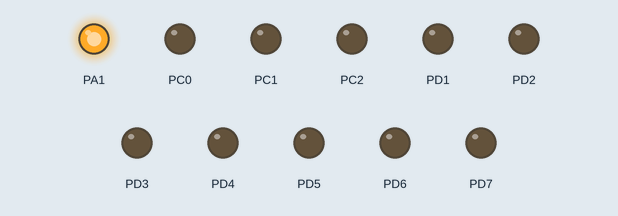
The program below on a simulated ATmega32, built with avr-gcc and emulated at 8 MHz. On the bench: output pins drawn as LEDs (lit = HIGH). Wiring (inferred from the names in the program): 24Cxx EEPROM at I2C address 0x50. EEPROM starts erased; pins used as bus, display or sensor lines are not drawn. At 0.1 s the program stops and its outputs stay as they are.

Above: at 0.1 s.
Timing chart, 0 to 1.6 s (numbered marks = the images above):
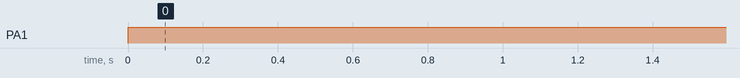

Measured:
- by itself, PA1: LOW → HIGH at 0.00 s

The program:

main.c
```c
/****************************************************************/
/***************  Name   : Mohamed Khodary **********************/
/***************  Date   : 01/10/2023      **********************/
/****************************************************************/

/* Defines */
#define F_CPU 8000000UL

/* LIB */
#include "STD_TYPES.h"
#include "BIT_MATH.h"
#include <avr/io.h>
#include "util/delay.h"
#include <stdlib.h>
#include <stdio.h>
#include <string.h>

/*MCAL*/
#include "DIO_interface.h"
#include "LCD_interface.h"
#include "I2C_interface.h"

/* HAL */

/* Functions Declaration */
void delay_ms(u16 milliseconds);

int main(void) {

	/* Initialization Functions */
	DIO_voidInit();
	LCD_voidInit();
	I2C_voidMasterInit();

	/* Local Variables */
	u8 u8LocaReturnData;


	/* Write data on EEPROM */
	EEPROM_u8WriteDataByte(2, 23);

	/* You have to wait some time before read the data */
	delay_ms(10);

	/* Read data from EEPROM */
	EEPROM_u8ReadDataByte(2, &u8LocaReturnData);

	/* Print data on the LCD */
	LCD_voidSendIntger(u8LocaReturnData);

	/* Super Loop */
	while (1) {

	}

	return 0;
}

/* Functions Implementation */
void delay_ms(u16 milliseconds) {
	while (milliseconds--) {
		_delay_ms(1);
	}
}
```

EEPROM_interface.h
```c
/****************************************************************/
/***************  Name   : Mohamed Khodary **********************/
/***************  Date   : 01/10/2023      **********************/
/***************  SWC    : EEPROM          **********************/
/*************** Version : 1.0             **********************/
/****************************************************************/

#ifndef EEPROM_INTERFACE_H_
#define EEPROM_INTERFACE_H_


u8 EEPROM_u8WriteDataByte(u16 Copy_u16ByteAddress, u8 Copy_u8Data);

u8 EEPROM_u8ReadDataByte(u16 Copy_u16ByteAddress, u8 * Copy_pu8ReturnData);


#endif /* EEPROM_INTERFACE_H_ */
```

EEPROM_program.c
```c
/****************************************************************/
/***************  Name   : Mohamed Khodary **********************/
/***************  Date   : 01/10/2023      **********************/
/***************  SWC    : EEPROM          **********************/
/*************** Version : 1.0             **********************/
/****************************************************************/

#include "STD_TYPES.h"
#include "BIT_MATH.h"

#include "I2C_interface.h"

#include "EEPROM_interface.h"
#include "EEPROM_private.h"
#include "EEPROM_config.h"


/*0b01010A2A1A0*/

u8 EEPROM_u8WriteDataByte(u16 Copy_u16ByteAddress, u8 Copy_u8Data)
{
	u8 Local_u8ReturnState = 1;
	/* Start Condition */
	I2C_enuSendStartCondition();

	/* Slave Add With Write Operation */
	I2C_enuSendSlaveAddWithWrite( ((EEPROM_FIXED_ADDRESS) |(EEPROM_A2_VALUE<<2) |((Copy_u16ByteAddress >> 8) & 3)) );

	/* Send The Rest of the Byte Address */
	I2C_enuMasterSendDataByte((u8)Copy_u16ByteAddress);

	/* Send The Data Byte */
	I2C_enuMasterSendDataByte(Copy_u8Data);

	/* Stop Condition */
	I2C_voidSendStopCondition();

	return Local_u8ReturnState;
}

u8 EEPROM_u8ReadDataByte(u16 Copy_u16ByteAddress, u8 * Copy_pu8ReturnData)
{
	u8 Local_u8ReturnState = 1;

	/* Start Condition */
	I2C_enuSendStartCondition();
	/* Slave Add With Write Operation */
	I2C_enuSendSlaveAddWithWrite( ((EEPROM_FIXED_ADDRESS) |(EEPROM_A2_VALUE<<2) |((Copy_u16ByteAddress >> 8) & 3)) );
	/* Send The Rest of the Byte Address */
	I2C_enuMasterSendDataByte((u8)Copy_u16ByteAddress);

	/* Repeated Start Condition */
	I2C_enuSendRepeatedStartCondition();
	/* Slave Add With Read Operation */
	I2C_enuSendSlaveAddWithRead( ((EEPROM_FIXED_ADDRESS) |(EEPROM_A2_VALUE<<2) |((Copy_u16ByteAddress >> 8) & 3)) );

	/* Read Data */
	I2C_enuMasterReadDataByte(Copy_pu8ReturnData);

	/* Stop Condition */
	I2C_voidSendStopCondition();

	return Local_u8ReturnState;
}
```

I2C_interface.h
```c
/****************************************************************/
/***************  Name   : Mohamed Khodary **********************/
/***************  Date   : 01/10/2023      **********************/
/***************  SWC    : I2C             **********************/
/*************** Version : 1.0             **********************/
/****************************************************************/

#ifndef I2C_INTERFACE_H_
#define I2C_INTERFACE_H_


typedef enum
{
	I2C_Ok,
	I2C_SC_Error,
	I2C_RSC_Error,
	I2C_MT_SLA_W_Error,
	I2C_MR_SLA_R_Error,
	I2C_MT_Data_Error,
	I2C_MR_Data_Error
}I2C_Error_State;


void I2C_voidMasterInit(void);

void I2C_voidSlaveInit(u8 Copy_u8Address);

I2C_Error_State I2C_enuSendStartCondition(void);

I2C_Error_State I2C_enuSendRepeatedStartCondition(void);

I2C_Error_State I2C_enuSendSlaveAddWithWrite(u8 Copy_u8SlaveAdd);

I2C_Error_State I2C_enuSendSlaveAddWithRead(u8 Copy_u8SlaveAdd);

I2C_Error_State I2C_enuMasterSendDataByte(u8 Copy_u8Data);

I2C_Error_State I2C_enuMasterReadDataByte(u8 * Copy_pu8ReturnData);

void I2C_voidSendStopCondition(void);


#endif /* I2C_INTERFACE_H_ */
```

I2C_program.c
```c
/****************************************************************/
/***************  Name   : Mohamed Khodary **********************/
/***************  Date   : 01/10/2023      **********************/
/***************  SWC    : I2C             **********************/
/*************** Version : 1.0             **********************/
/****************************************************************/

#include "STD_TYPES.h"
#include "BIT_MATH.h"

#include "I2C_interface.h"
#include "I2C_private.h"
#include "I2C_config.h"
#include "I2C_reg.h"
void I2C_voidMasterInit(void)
{
	//Set Prescalar Value 0
	CLR_BIT(TWSR,TWSR_TWPS0);
	CLR_BIT(TWSR,TWSR_TWPS1);
	//CLK 400kHZ
	TWBR = 32;

	//Enable Ack
	SET_BIT(TWCR,TWCR_TWEA);
	//Enable I2C Peripheral
	SET_BIT(TWCR,TWCR_TWEN);
}

void I2C_voidSlaveInit(u8 Copy_u8Address)
{
	TWAR = Copy_u8Address<<1;

	//Enable Ack
	SET_BIT(TWCR,TWCR_TWEA);
	//Enable I2C Peripheral
	SET_BIT(TWCR,TWCR_TWEN);

}

I2C_Error_State I2C_enuSendStartCondition(void)
{
	I2C_Error_State Local_enuReturnState = I2C_Ok;

	/* Send Start Condition */
	SET_BIT(TWCR,TWCR_TWSTA);

	/* Clear Flag */
	SET_BIT(TWCR,TWCR_TWINT);

	/* Polling on The Flag */
	while(GET_BIT(TWCR,TWCR_TWINT) == 0);

	/* Check on ACK */
	if((TWSR & 0xF8) != I2C_SC_ACK)
	{
		Local_enuReturnState = I2C_SC_Error;
	}

	return Local_enuReturnState;
}

I2C_Error_State I2C_enuSendRepeatedStartCondition(void)
{
	I2C_Error_State Local_enuReturnState = I2C_Ok;

	/* Send Start Condition */
	SET_BIT(TWCR,TWCR_TWSTA);

	/* Clear Flag */
	SET_BIT(TWCR,TWCR_TWINT);

	/* Polling on The Flag */
	while(GET_BIT(TWCR,TWCR_TWINT) == 0);

	/* Check on ACK */
	if((TWSR & 0xF8) != I2C_RSC_ACK)
	{
		Local_enuReturnState = I2C_RSC_Error;
	}

	return Local_enuReturnState;
}

I2C_Error_State I2C_enuSendSlaveAddWithWrite(u8 Copy_u8SlaveAdd)     /*0b01011000*/
{
	I2C_Error_State Local_enuReturnState = I2C_Ok;

	TWDR = Copy_u8SlaveAdd<<1;

	/* Write operation */
	CLR_BIT(TWDR,0);

	/* Clear Start Condition Bit */
	CLR_BIT(TWCR,TWCR_TWSTA);

	/* Clear Flag */
	SET_BIT(TWCR,TWCR_TWINT);

	/* Polling on The Flag */
	while(GET_BIT(TWCR,TWCR_TWINT) == 0);

	/* Check on ACK */
	if((TWSR & 0xF8) != I2C_MT_SLA_W_ACK)
	{
		Local_enuReturnState = I2C_MT_SLA_W_Error;
	}

	return Local_enuReturnState;
}

I2C_Error_State I2C_enuSendSlaveAddWithRead(u8 Copy_u8SlaveAdd)
{
	I2C_Error_State Local_enuReturnState = I2C_Ok;

	TWDR = Copy_u8SlaveAdd<<1;

	/* Write operation */
	SET_BIT(TWDR,0);

	/* Clear Start Condition Bit */
	CLR_BIT(TWCR,TWCR_TWSTA);

	/* Clear Flag */
	SET_BIT(TWCR,TWCR_TWINT);

	/* Polling on The Flag */
	while(GET_BIT(TWCR,TWCR_TWINT) == 0);

	/* Check on ACK */
	if((TWSR & 0xF8) != I2C_MR_SLA_R_ACK)
	{
		Local_enuReturnState = I2C_MR_SLA_R_Error;
	}

	return Local_enuReturnState;

}

I2C_Error_State I2C_enuMasterSendDataByte(u8 Copy_u8Data)
{
	I2C_Error_State Local_enuReturnState = I2C_Ok;
	TWDR = Copy_u8Data;

	/* Clear Flag */
	SET_BIT(TWCR,TWCR_TWINT);

	/* Polling on The Flag */
	while(GET_BIT(TWCR,TWCR_TWINT) == 0);

	/* Check on ACK */
	if((TWSR & 0xF8) != I2C_MT_DATA_ACK)
	{
		Local_enuReturnState = I2C_MT_Data_Error;
	}


	return Local_enuReturnState;
}

I2C_Error_State I2C_enuMasterReadDataByte(u8 * Copy_pu8ReturnData)
{
	I2C_Error_State Local_enuReturnState = I2C_Ok;

	/* Clear Flag To start The Operation */

	SET_BIT(TWCR,TWCR_TWINT);

	/* Polling on The Flag */
	while(GET_BIT(TWCR,TWCR_TWINT) == 0);

	/* Check on ACK */
	if((TWSR & 0xF8) != I2C_MR_DATA_ACK)
	{
		Local_enuReturnState = I2C_MR_Data_Error;
	}
	else
	{
		*Copy_pu8ReturnData = TWDR;
	}


	return Local_enuReturnState;
}

void I2C_voidSendStopCondition(void)
{
	/* Stop Condition */
	SET_BIT(TWCR,TWCR_TWSTO);

	/* Clear Flag */
	SET_BIT(TWCR,TWCR_TWINT);
}
```

I2C_reg.h
```c
/****************************************************************/
/***************  Name   : Mohamed Khodary **********************/
/***************  Date   : 01/10/2023      **********************/
/***************  SWC    : I2C             **********************/
/*************** Version : 1.0             **********************/
/****************************************************************/

#ifndef I2C_REG_H_
#define I2C_REG_H_

#define TWBR    *((volatile u8 *)0x20)
#define TWSR    *((volatile u8 *)0x21)
#define TWAR    *((volatile u8 *)0x22)
#define TWDR    *((volatile u8 *)0x23)
#define TWCR    *((volatile u8 *)0x56)

#endif /* I2C_REG_H_ */
```

EEPROM_config.h
```c
/****************************************************************/
/***************  Name   : Mohamed Khodary **********************/
/***************  Date   : 01/10/2023      **********************/
/***************  SWC    : EEPROM          **********************/
/*************** Version : 1.0             **********************/
/****************************************************************/

#ifndef EEPROM_CONFIG_H_
#define EEPROM_CONFIG_H_

#define EEPROM_A2_VALUE             0


#endif /* EEPROM_CONFIG_H_ */
```

I2C_config.h
```c
/****************************************************************/
/***************  Name   : Mohamed Khodary **********************/
/***************  Date   : 01/10/2023      **********************/
/***************  SWC    : I2C             **********************/
/*************** Version : 1.0             **********************/
/****************************************************************/

#ifndef I2C_CONFIG_H_
#define I2C_CONFIG_H_


#endif /* I2C_CONFIG_H_ */
```

LCD_config.h
```c
/****************************************************************/
/***************  Name   : Mohamed Khodary **********************/
/***************  Date   : 05/02/2023      **********************/
/***************  SWC    : LCD      	   **********************/
/*************** Version : 1.0             **********************/
/****************************************************************/

#ifndef LCD_CONFIG_H
#define LCD_CONFIG_H

/** OPTIONS: 1- DIO_u8_PORTA
			 2- DIO_u8_PORTB
			 3- DIO_u8_PORTC
			 4- DIO_u8_PORTD */

#define LCD_u8_CONTROL_PORT	DIO_u8_PORTA
#define LCD_u8_RS_PIN		DIO_u8_PIN3
//#define LCD_u8_RW_PIN		DIO_u8_PIN1
#define LCD_u8_E_PIN		DIO_u8_PIN2

#define LCD_u8_DATA_PORT	DIO_u8_PORTB
#define		LCD_u8_D0_PIN		DIO_u8_PIN5
#define		LCD_u8_D1_PIN		DIO_u8_PIN6
#define		LCD_u8_D2_PIN		DIO_u8_PIN7
#define		LCD_u8_D3_PIN		DIO_u8_PIN3

#define		LCD_u8_D4_PIN		DIO_u8_PIN0
#define		LCD_u8_D5_PIN		DIO_u8_PIN1
#define		LCD_u8_D6_PIN		DIO_u8_PIN2
#define		LCD_u8_D7_PIN		DIO_u8_PIN4

/** OPTIONS: 1- LCD_u8_MODE_8_BIT
 * 			 2- LCD_u8_MODE_4_BIT
 */

#define LCD_u8_MODE		LCD_u8_MODE_4_BIT

#endif
```

LCD_Extra.h
```c
/****************************************************************/
/***************  Name   : Mohamed Khodary **********************/
/***************  Date   : 05/02/2023      **********************/
/***************  SWC    : LCD      	   **********************/
/*************** Version : 1.0             **********************/
/****************************************************************/

#ifndef LCD_EXTRA_H_
#define LCD_EXTRA_H_

const u8  ExtraChar[]=
{
		0x02, 0x00, 0x17, 0x15, 0x1F, 0x00, 0x00, 0x00, //Char0
//		0x00, 0x00, 0x00, 0x04, 0x07, 0x04, 0x0C, 0x18, //Char1
//		0x04, 0x0A, 0x00, 0x15, 0x1F, 0x00, 0x00, 0x00, //Char2
//		0x06, 0x0E, 0x04, 0x04, 0x04, 0x04, 0x00, 0x00, //Char3
//		0x00, 0x00, 0x0E, 0x0A, 0x0E, 0x02, 0x04, 0x08, //Char4
//		0x00, 0x00, 0x00, 0x00, 0x07, 0x04, 0x0C, 0x18, //Char5
//		0x00, 0x00, 0x04, 0x0A, 0x1B, 0x0A, 0x04, 0x00, //Char6
//		0x00, 0x00, 0x07, 0x04, 0x1F, 0x00, 0x00, 0x00, //Char7
};


#endif /* LCD_EXTRA_H_ */
```

LCD_interface.h
```c
/****************************************************************/
/***************  Name   : Mohamed Khodary **********************/
/***************  Date   : 05/02/2023      **********************/
/***************  SWC    : LCD      	   **********************/
/*************** Version : 1.0             **********************/
/****************************************************************/

#ifndef LCD_INTERFACE_H
#define LCD_INTERFACE_H

#define LCD_CLEAR         	    0x01          /* replace all characters with ASCII 'space'                       */
#define LCD_HOME            	0x02          /* return cursor to first position on first line                   */
#define LCD_ENTRYMODE       	0x06          // shift cursor from left to right on read/write
#define LCD_DISPLAYOFF      	0x08          // turn display off
#define LCD_DISPLAYON       	0x0C          // display on, cursor off, don't blink character
#define LCD_FUNCTIONRESET   	0x30          // reset the LCD
#define LCD_FUNCTIONSET8BIT 	0x38          // 8-bit data, 2-line display, 5 x 7 font
#define LCD_U8SETCURSOR     	0x80          // set cursor position
#define LCD_SHIFTDISPLAYLEFT	0x18		  //Moving the entire display from left to right
#define LCD_SHIFTDISPLAYRIGHT	0x1C		  //Moving the entire display from right to right
#define LCD_SHIFTCURSORRIGHT	0X14		  //Moving cursor to right
#define LCD_SHIFTCURSORLEFT		0x10		  //Moving cursor to left
/***************************************************************************************/
/********************************** Fucntion Definition ********************************/
/***************************************************************************************/


/***************************************************************************************/
/* Description! Apply initialization sequence for LCD module                           */
/* Input      ! Nothing                                                                */
/* Output     ! Nothing                                                                */
/***************************************************************************************/
void LCD_voidInit(void);

/***************************************************************************************/
/* Description! Interface to send the configuration commands to the LCD Driver         */
/* Input      ! Command number                                                         */
/* Output     ! Nothing                                                                */
/***************************************************************************************/
void LCD_voidSendCmnd(u16 Copy_u8Cmnd);

/***************************************************************************************/
/* Description! Interface to write character on LCD screen                             */
/* Input      ! Data to send                                                           */
/* Output     ! Nothing                                                                */
/***************************************************************************************/
void LCD_voidSendChar(u8 Copy_u8Data);

/***************************************************************************************/
/* Description! Interface to write string on LCD screen                                */
/* Input      ! Pointer to the string                                                  */
/* Output     ! Nothing                                                                */
/***************************************************************************************/
void LCD_voidSendString (u8* Copy_pu8String);

void LCD_voidSendIntger(s32 Copy_s32Data);
void LCD_voidSendFloat(f64 Copy_f32Data);

void LCD_voidGotoxy (u8 Copy_u8Y,u8 Copy_u8X);
void LCD_voidSendExtraChar (u8 Copy_u8Y,u8 Copy_u8X);

/* New */
void LCD_voidWriteSpecialCharacter(u8* Copy_pu8Pattern, u8 Copy_u8PatternNumber,u8 Copy_u8XPos,u8 Copy_u8YPos);
#endif /* LCD_H_ */
```

BIT_MATH.h
```c
/****************************************************************/
/***************  Name   : Mohamed Khodary **********************/
/***************  Date   : 05/02/2023      **********************/
/***************  SWC    : BIT_MATH        **********************/
/*************** Version : 1.0             **********************/
/****************************************************************/
#ifndef _BIT_MATH_H
#define _BIT_MATH_H

#define SET_BIT(VAR,BITNO) (VAR) |=  (1 << (BITNO))
#define CLR_BIT(VAR,BITNO) (VAR) &= ~(1 << (BITNO))
#define TOG_BIT(VAR,BITNO) (VAR) ^=  (1 << (BITNO))
#define GET_BIT(VAR,BITNO) (((VAR) >> (BITNO)) & 0x01)


#endif
```

EEPROM_private.h
```c
/****************************************************************/
/***************  Name   : Mohamed Khodary **********************/
/***************  Date   : 01/10/2023      **********************/
/***************  SWC    : EEPROM          **********************/
/*************** Version : 1.0             **********************/
/****************************************************************/

#ifndef EEPROM_PRIVATE_H_
#define EEPROM_PRIVATE_H_


#define EEPROM_FIXED_ADDRESS    0x50


#endif /* EEPROM_PRIVATE_H_ */
```

LCD_private.h
```c
/****************************************************************/
/***************  Name   : Mohamed Khodary **********************/
/***************  Date   : 05/02/2023      **********************/
/***************  SWC    : LCD      	   **********************/
/*************** Version : 1.0             **********************/
/****************************************************************/

#ifndef LCD_PRIVATE_H_
#define LCD_PRIVATE_H_

#define LCD_u8_MODE_8_BIT			0
#define LCD_u8_MODE_4_BIT			1


#endif /* LCD_PRIVATE_H_ */
```

Source omitted: LCD_program.c (15109 bytes), DIO_config.h (6532 bytes), DIO_interface.h (1649 bytes), DIO_private.h (1748 bytes), DIO_program.c (8844 bytes), I2C_private.h (1171 bytes), STD_TYPES.h (742 bytes)
